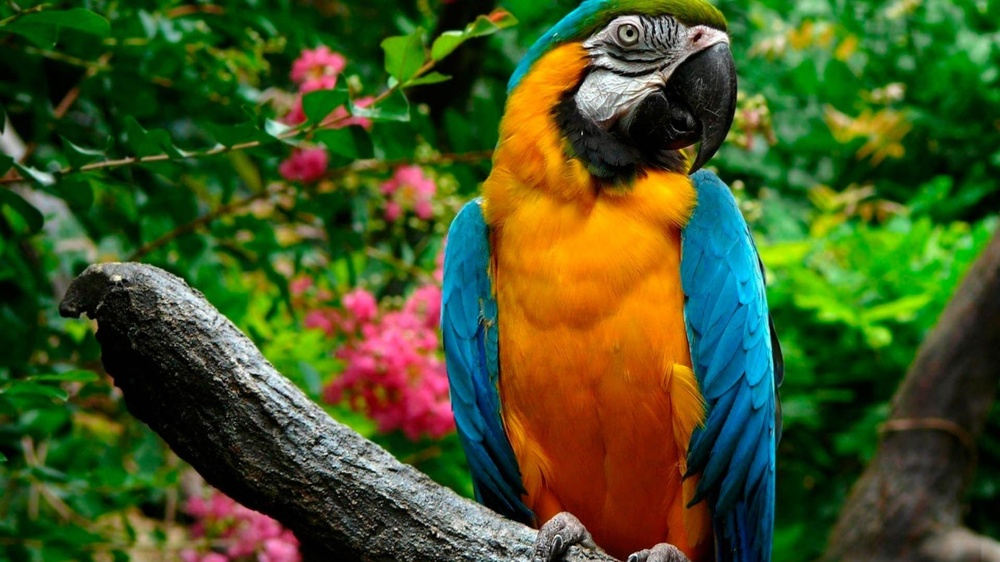
#> input picture Lab_2/bird.jpg, 1000 x 562 px, shrunk from 2560 x 1440 before the run
$ python 1.py
#> lines starting #> are read from the running program, lines starting #| are printed output that depends on the picture
from PIL import Image

path = "bird.jpg"

with Image.open(path) as img:
#> img is the input picture: PIL image 1000x562 RGB; mean R, G, B 68.5, 84.4, 36
    img.load()
    print(img.getbands())
#| ('R', 'G', 'B')
    red, green, blue = img.split()
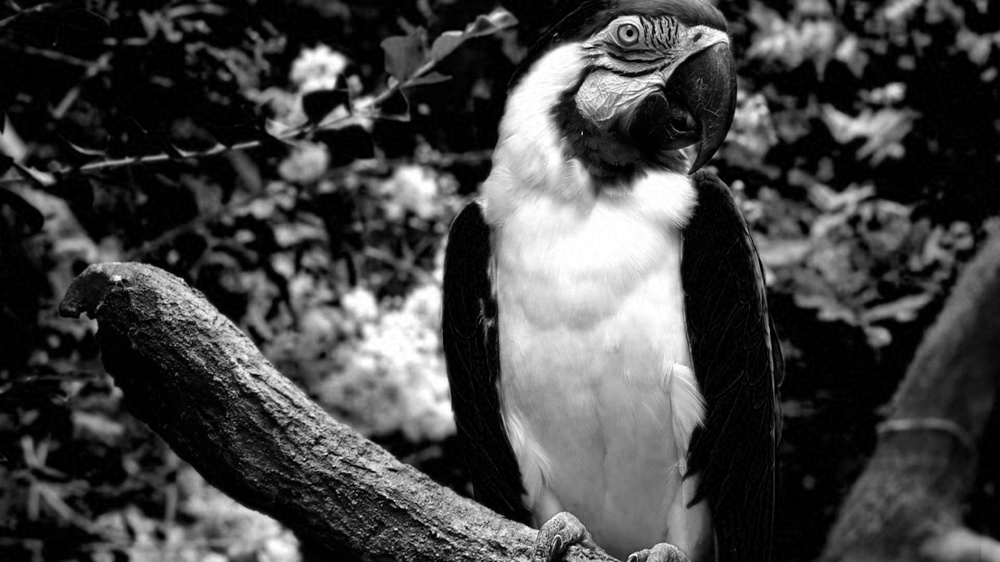
#> red: PIL image 1000x562 L; min 0, max 255, mean 68.5
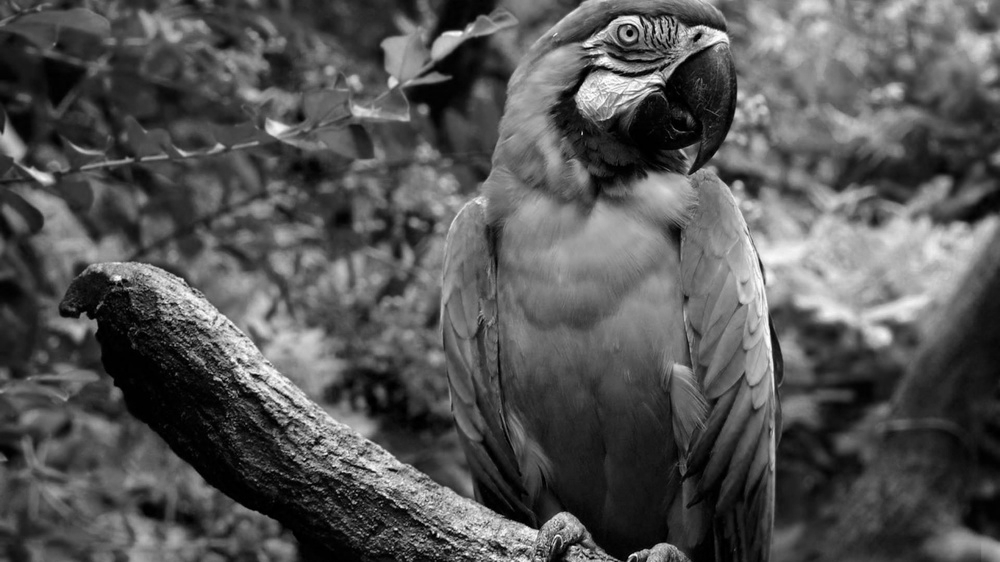
#> green: PIL image 1000x562 L; min 0, max 255, mean 84.4
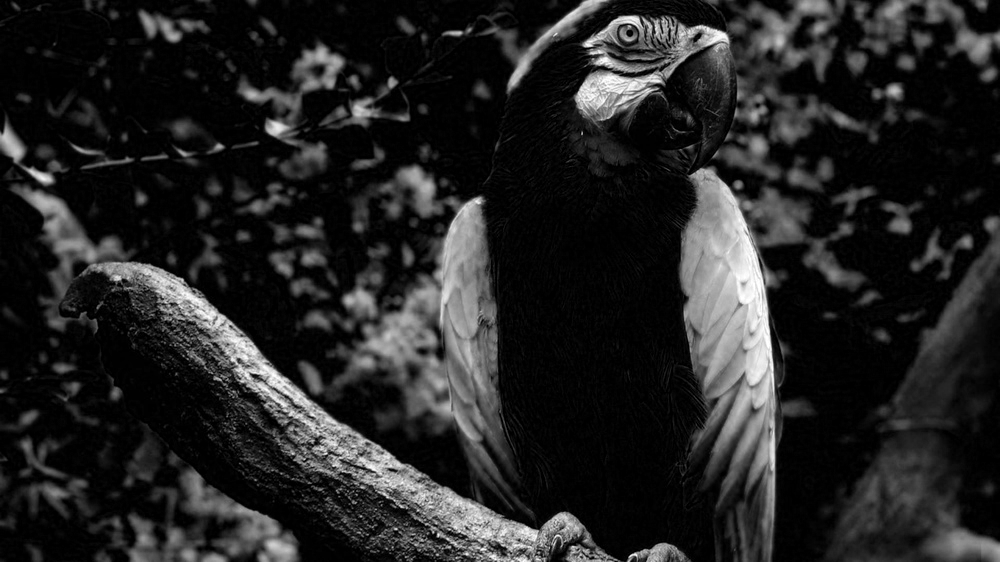
#> blue: PIL image 1000x562 L; min 0, max 255, mean 36

    zero_band = red.point(lambda _: 0)
#> zero_band: PIL image 1000x562 L; every value is 0
    red_merge = Image.merge("RGB", (red, zero_band, zero_band))
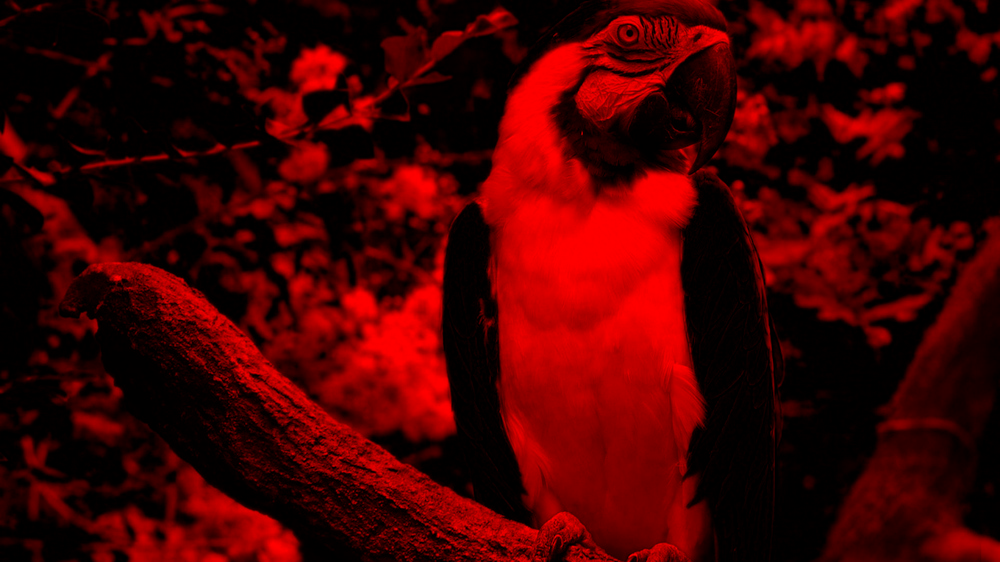
#> red_merge: PIL image 1000x562 RGB; mean R, G, B 68.5, 0, 0
    green_merge = Image.merge("RGB", (zero_band, green, zero_band))
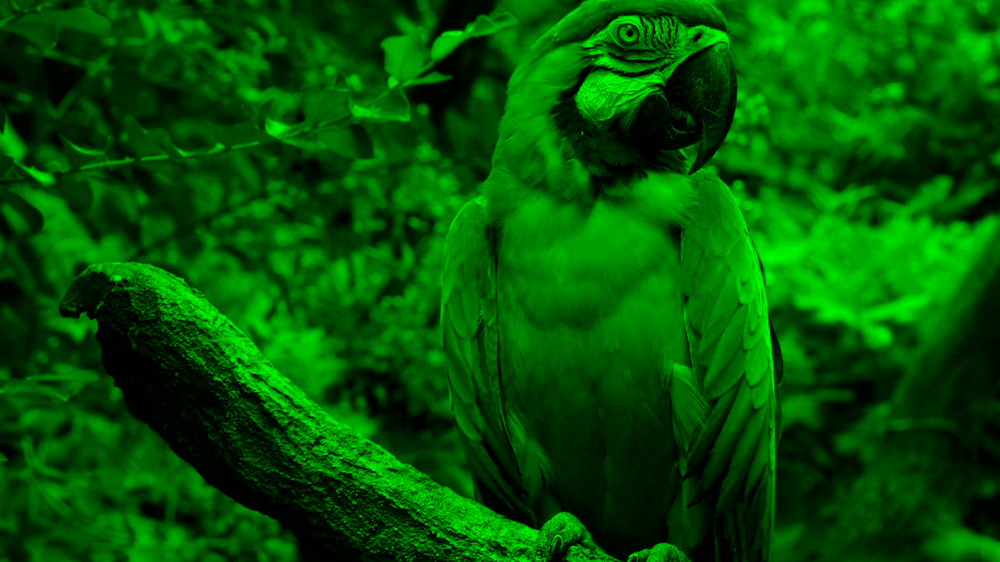
#> green_merge: PIL image 1000x562 RGB; mean R, G, B 0, 84.4, 0
    blue_merge =  Image.merge("RGB", (zero_band, zero_band,blue ))
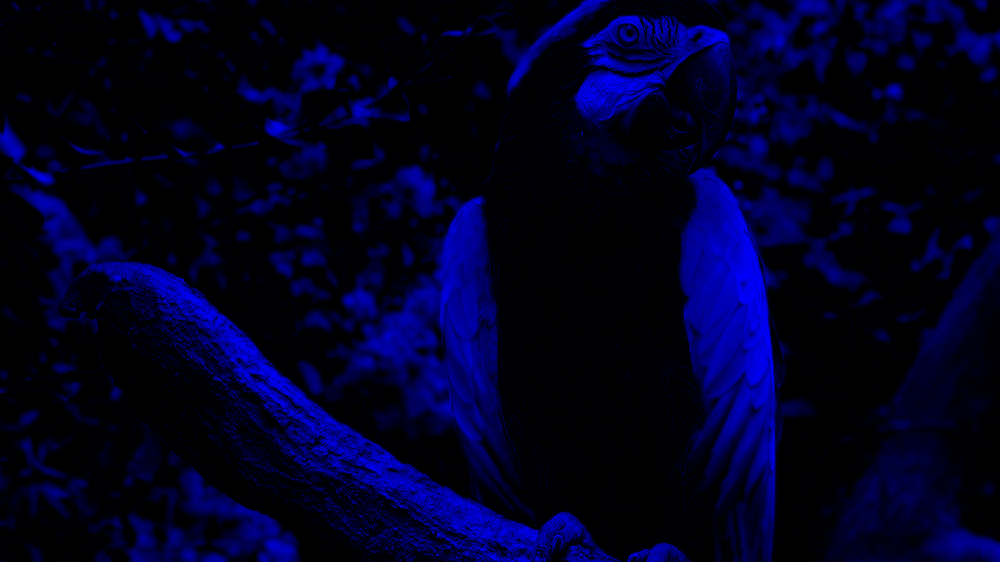
#> blue_merge: PIL image 1000x562 RGB; mean R, G, B 0, 0, 36

    blue_merge.show()
    green_merge.show()
    red_merge.show()

    img.show()
